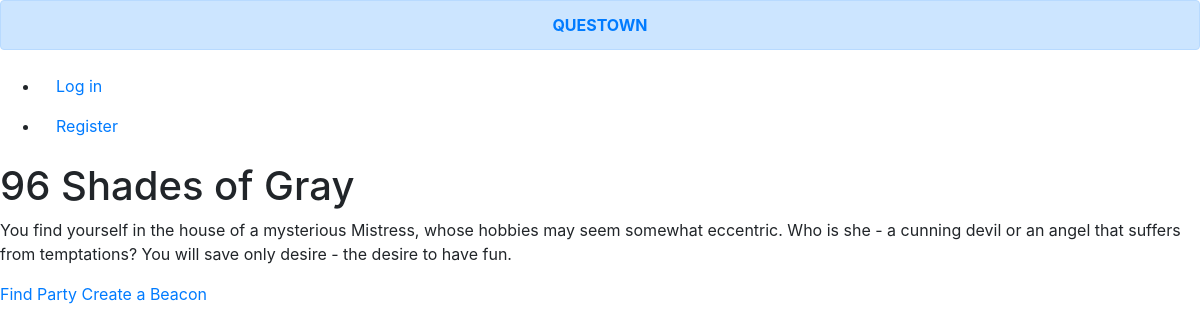
Screenshot of /quest/4 with the database file from the repository.
### questown/models.py (models this page shows)
class Quests(db.Model):
    id = db.Column(db.Integer, primary_key=True, autoincrement=True, nullable=False)
    name = db.Column(db.String(20), nullable=False)
    description = db.Column(db.String(1000), nullable=False)
    image_file = db.Column(db.String(20), nullable=False, default='1.jpg')
    address = db.Column(db.String(50))
    feat_adventure = db.Column(db.Integer)
    feat_horror = db.Column(db.Integer)
    feat_logic = db.Column(db.Integer)
    feat_intelligent = db.Column(db.Integer)
    feat_silly = db.Column(db.Integer)
    feat_dirty = db.Column(db.Integer)
    feat_romantic = db.Column(db.Integer)
    feat_drama = db.Column(db.Integer)
    link = db.Column(db.String(50))

### questown/routes.py (the view)
@app.route('/quest/<int:quest_id>')
def quest(quest_id):
    quest = Quests.query.get_or_404(quest_id)
    image_file = url_for('static', filename='quest_pics/' + quest.image_file)
    return render_template('questpage.html', title=quest.name, quest=quest, image_file=image_file, quest_id=quest.id)

### questown/templates/questpage.html (shortened to what this page needs)
<!DOCTYPE html>
<html lang="en">
<head>
    <link rel="stylesheet" href="https://stackpath.bootstrapcdn.com/bootstrap/4.1.3/css/bootstrap.min.css">
</head>
<body>
    <div class="alert alert-primary" align="center" role="alert" >
        <a href = "{{ url_for('home') }}"><strong>QUESTOWN</strong></a>
    </div>
    <ul>
        {% if current_user.is_authenticated %}
            <li><a class="nav-item nav-link" href="{{ url_for('account') }}">Account</a></li>
            <li><a class="nav-item nav-link" href="{{ url_for('logout') }}">Log out</a></li>
        {% else %}
            <li><a class="nav-item nav-link" href="{{ url_for('login') }}">Log in</a></li>
            <li><a class="nav-item nav-link" href="{{ url_for('register') }}">Register</a></li>
        {% endif %}
    </ul>
    <h1>{{ quest.name }}</h1>
    <p>{{ quest.description }}</p>
            <a href="/quest/{{quest.id}}/find">Find Party</a>
            <a href="/quest/{{quest.id}}/befound">Create a Beacon</a>
</body>
</html>

### rows the page displays
Quests: name "96 Shades of Gray", description "You find yourself in the house of a mysterious Mistress, whose hobbies may seem somewhat eccentric. Who is she - a cunning devil or an angel that suffers from temptations? You will save only desire - the desire to have fun."
